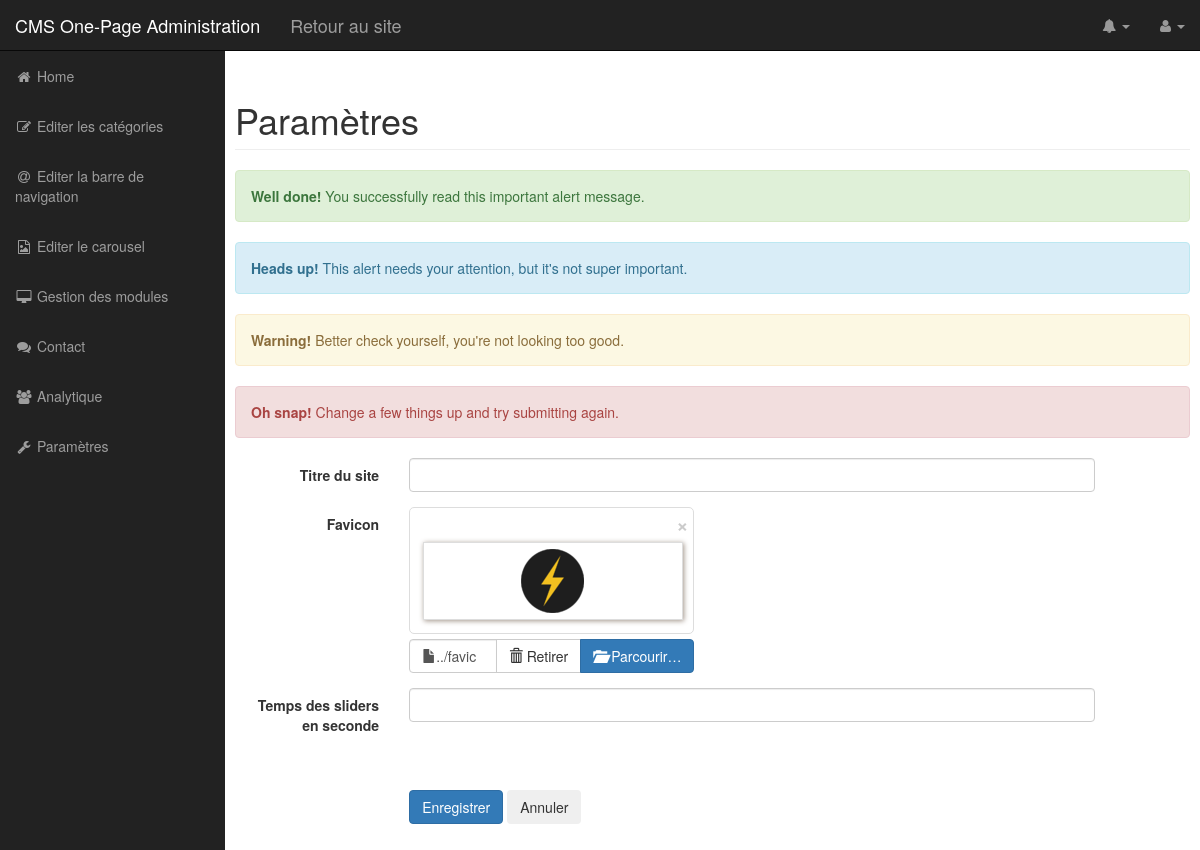
Page /admin/controleurs/parametre.php on the earlier database version.
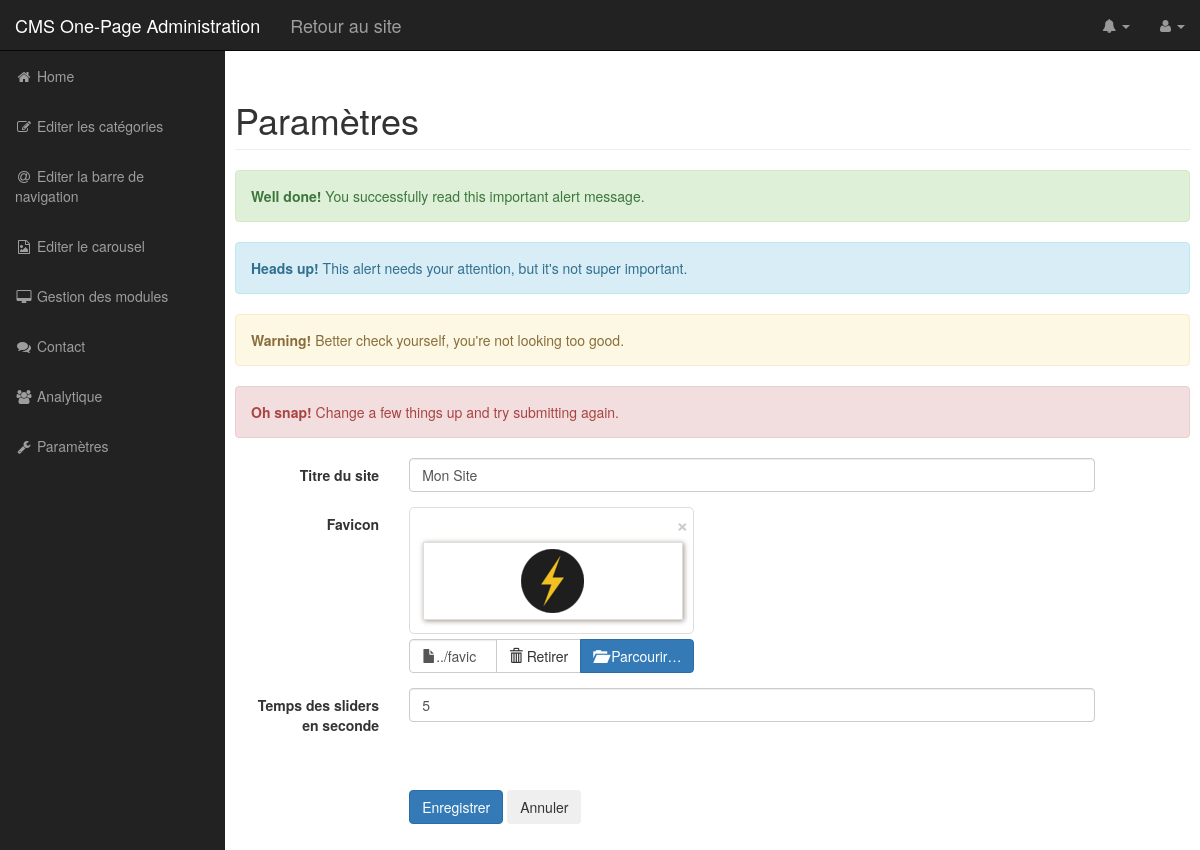
Same page on the later database version.
### tables this page shows
CREATE TABLE IF NOT EXISTS parametres
(
  id_parametre INT PRIMARY KEY NOT NULL AUTO_INCREMENT,
  valeur VARCHAR(20) NOT NULL,
  description VARCHAR(30)
);

### admin/controleurs/parametre.php (called while the page is built, shortened)
<?php
include_once('modeles/index.php');
include_once('modeles/parametre.php');
$titre = 'Paramètres';
$parametres = getParametres();
include_once('vues/template_start.php');
include_once('vues/parametre.php');
include_once('vues/template_end.php');

### admin/modeles/parametre.php (called while the page is built, shortened)
<?php
function getParametres() {
  $bdd = connectDB();
  $sql = 'SELECT * FROM parametres';
  $res = $bdd->prepare($sql);
  $res->execute();
  return $res->fetchAll(PDO::FETCH_ASSOC);
}

### admin/vues/parametre.php (the view, shortened to what this page needs)
<div class="alert alert-success" role="alert">
  <strong>Well done!</strong> You successfully read this important alert message.
</div>
<div class="alert alert-info" role="alert">
  <strong>Heads up!</strong> This alert needs your attention, but it's not super important.
</div>
<div class="alert alert-warning" role="alert">
  <strong>Warning!</strong> Better check yourself, you're not looking too good.
</div>
<div class="alert alert-danger" role="alert">
  <strong>Oh snap!</strong> Change a few things up and try submitting again.
</div>
<form class="form-horizontal" action="parametre" method="POST" enctype="multipart/form-data">
  <div class="form-group">
    <label class="control-label col-xs-2">Titre du site</label>
    <div class="col-xs-9">
      <input type="text" name="parametres[0][valeur]" class="form-control" value="<?php echo $parametres[0]['valeur'] ?>">
    </div>
  </div>
  <div class="form-group">
    <label class="control-label col-xs-2">Favicon</label>
    <div class="col-xs-9">
    </div>
  </div>
  <div class="form-group">
    <label class="control-label col-xs-2">Temps des sliders en seconde</label>
    <div class="col-xs-9">
      <input name="parametres[1][valeur]" type="number" class="form-control" value="<?php echo $parametres[1]['valeur'] ?>">
    </div>
  </div>
  <div class="col-xs-offset-2 col-xs-9">
    <br/><br/>
    <button type="submit" class="btn btn-primary">Enregistrer</button>
    <button class="btn">Annuler</button>
  </div>
</form>

### admin/vues/template_start.php (shortened to what this page needs)
<?php
include_once('modeles/analytique.php');
?>
<!DOCTYPE html>
<html lang="fr">
<head>
    <link href="../css/bootstrap.min.css" rel="stylesheet" type="text/css">
    <link href="../css/sb-admin.css" rel="stylesheet" type="text/css">
    <link href="../css/font-awesome.min.css" rel="stylesheet" type="text/css">
    <link href="../css/bootstrap-colorpicker.min.css" rel="stylesheet" type="text/css"/>
    <link href="../css/font-awesome.min.css" type="text/css" rel="stylesheet" />
    <link href="../css/summernote.css" type="text/css" rel="stylesheet" />
    <link href="../css/summernote-bs3.css" type="text/css" rel="stylesheet">
    <link href="../css/admin.css" type="text/css" rel="stylesheet">
    <link href="../css/fileinput.min.css" media="all" rel="stylesheet" type="text/css" />
    <link href="../css/morris.css" media="all" rel="stylesheet" type="text/css" />
    <link href="../css/sortable-theme-bootstrap.css" rel="stylesheet" />
</head>
<body>
    <div id="wrapper">
        <nav class="navbar navbar-inverse navbar-fixed-top" role="navigation">
            <div class="navbar-header">
                <a class="navbar-brand" href="./">CMS One-Page Administration</a>
                <a class="navbar-brand" href="../">Retour au site</a>
            </div>
            <ul class="nav navbar-right top-nav">
                <li class="dropdown">
                    <a href="#" class="dropdown-toggle" data-toggle="dropdown"><i class="fa fa-bell"></i> <b class="caret"></b></a>
                </li>
                <li class="dropdown">
                    <a href="#" class="dropdown-toggle" data-toggle="dropdown"><i class="fa fa-user"></i> <?php echo $_SESSION['user'] ?> <b class="caret"></b></a>
              </li>
          </ul>
          <div class="collapse navbar-collapse navbar-ex1-collapse">
            <ul class="nav navbar-nav side-nav">
                <?php if($_GET['page'] == 'home') : ?>
                <li class="active">
                <?php else : ?>
                <li>
                <?php endif ?>
                    <a href="home"><i class="fa fa-fw fa-home"></i> Home</a>
                </li>
                <?php if($_GET['page'] == 'categorie') : ?>
                <li class="active">
                <?php else : ?>
                <li>
                <?php endif ?>
                    <a href="categorie"><i class="fa fa-fw fa-edit"></i> Editer les catégories</a>
                </li>
                <?php if($_GET['page'] == 'nav') : ?>
                <li class="active">
                <?php else : ?>
                <li>
                <?php endif ?>
                    <a href="nav"><i class="fa fa-fw fa-at"></i> Editer la barre de navigation</a>
                </li>
                <?php if($_GET['page'] == 'carousel') : ?>
                <li class="active">
                <?php else : ?>
                <li>
                <?php endif ?>
                    <a href="carousel"><i class="fa fa-fw fa-file-image-o"></i> Editer le carousel</a>
                </li>
                <?php if($_GET['page'] == 'module') : ?>
                <li class="active">
                <?php else : ?>
                <li>
                <?php endif ?>
                    <a href="module"><i class="fa fa-fw fa-desktop"></i> Gestion des modules</a>
                </li>
                <?php if($_GET['page'] == 'contact') : ?>
                <li class="active">
                <?php else : ?>
                <li>
                <?php endif ?>
                    <a href="contact"><i class="fa fa-fw fa-comments"></i> Contact</a>
                </li>
                <?php if($_GET['page'] == 'analytique') : ?>
                <li class="active">
                <?php else : ?>
                <li>
                <?php endif ?>
                    <a href="analytique"><i class="fa fa-fw fa-users"></i> Analytique</a>
                </li>
                <?php if($_GET['page'] == 'parametre') : ?>
                <li class="active">
                <?php else : ?>
                <li>
                <?php endif ?>
                    <a href="parametre"><i class="fa fa-fw fa-wrench"></i> Paramètres</a>
                </li>
            </ul>
        </div>
    </nav>
    <div id="page-wrapper">
        <div class="container-fluid">
            <div class="row">
                <h1 class="page-header">
                    <?php echo $titre ?>
                </h1>

### admin/vues/template_end.php
                </div>
            </div>
        </div>
    </div>
</body>
</html>

### css/sb-admin.css (style rules this page uses)
body { margin-top: 100px; background-color: #222; }
@media (min-width:768px) { body { margin-top: 50px; } }
#wrapper { padding-left: 0; }
#page-wrapper { width: 100%; padding: 0; background-color: #fff; }
@media (min-width:768px) { #wrapper { padding-left: 225px; } }
@media (min-width:768px) { #page-wrapper { padding: 10px; } }
.top-nav { padding: 0 15px; }
.top-nav>li { display: inline-block; float: left; }
.top-nav>li>a { padding-top: 15px; padding-bottom: 15px; line-height: 20px; color: #999; }
@media (min-width:768px) { .side-nav { position: fixed; top: 51px; left: 225px; width: 225px; margin-left: -225px; border: none; border-radius: 0; overflow-y: auto; background-color: #222; bottom: 0; overflow-x: hidden; padding-bottom: 40px; } }
@media (min-width:768px) { .side-nav>li>a { width: 225px; } }

### css/admin.css (style rules this page uses)
html, body,#wrapper { height: 100%; }
#page-wrapper { min-height: 100%; }
.form-horizontal .form-group { margin-right: 0; margin-left: 0; }

Differences in the rows shown:
added parametres: valeur "Mon Site"
added parametres: valeur "5"
